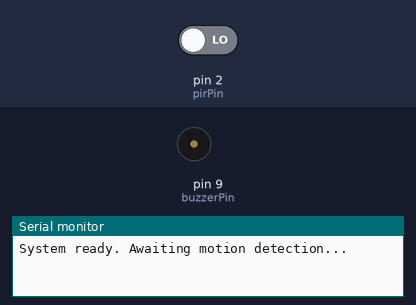
A sketch run on a simulated Arduino Uno, built with avr-gcc and run on an emulated ATmega328P. On the bench: buzzer (waves = sounding, pin HIGH), the last lines printed to the serial monitor. The test bench sets the inputs (shaded band); at power-on: pin 2 (pirPin) LOW.

Above: at 1.2 s.
1.3 s: pin 2 (pirPin) driven HIGH
At 2.1 s:
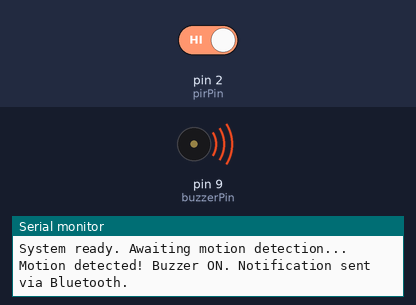
Timing chart, 0 to 9.8 s (numbered marks = the images above; inputs shaded):
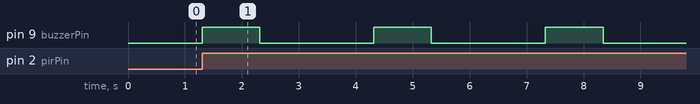

The sketch:

sketch_aug20e.ino
```cpp
#include <SoftwareSerial.h>

// Define pins
const int pirPin = 2;        // PIR sensor input pin
const int buzzerPin = 9;     // Buzzer output pin

// Create SoftwareSerial object for Bluetooth communication
SoftwareSerial mySerial(10, 11); // RX, TX

void setup() {
  // Initialize serial communication for debugging
  Serial.begin(9600);

  // Initialize SoftwareSerial for Bluetooth
  mySerial.begin(9600);

  // Set pin modes
  pinMode(pirPin, INPUT);
  pinMode(buzzerPin, OUTPUT);

  // Notify that the system is ready
  mySerial.println("System ready. Awaiting motion detection...");
  Serial.println("System ready. Awaiting motion detection...");
}

void loop() {
  // Read PIR sensor
  int motionDetected = digitalRead(pirPin);

  if (motionDetected == HIGH) { // Motion detected
    // Sound the buzzer
    digitalWrite(buzzerPin, HIGH);

    // Send Bluetooth notification
    mySerial.println("Detected!!!");
    Serial.println("Motion detected! Buzzer ON. Notification sent via Bluetooth.");

    // Optional: Keep the buzzer on for a while (e.g., 1 second) and then turn it off
    delay(1000);
    digitalWrite(buzzerPin, LOW);

    // Wait for a while to avoid multiple notifications
    delay(2000);
  } else {
    // No motion detected
    digitalWrite(buzzerPin, LOW);
  }
}
```

Measured:
- after the input at 1.3 s, pin 9 (buzzerPin): alternates HIGH for 1.0 s and LOW for 2.0 s, starting at once
